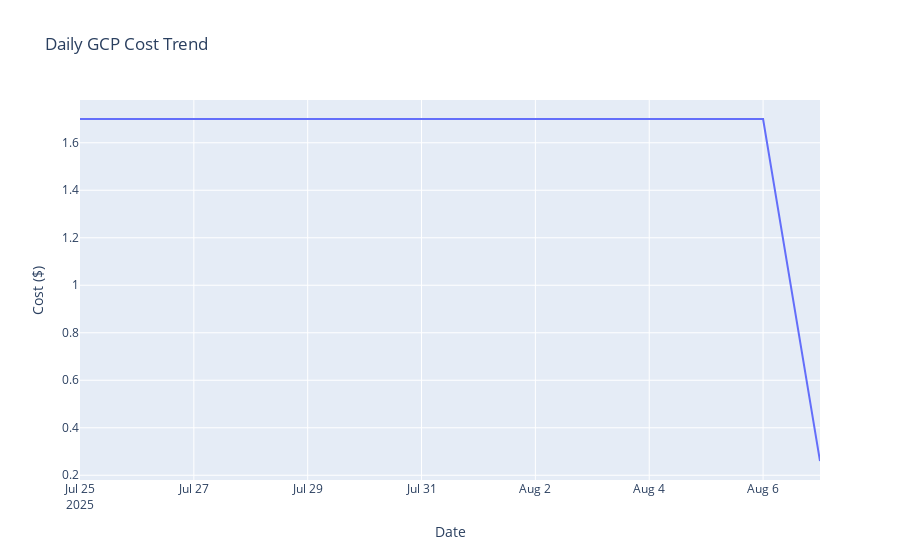

Notebook code cell kept with this figure:
### Markdown cell above
## 📊 Interactive Visualizations

### Code cell
# Set up plotting
plt.style.use('seaborn-v0_8')
sns.set_palette("husl")

# First, let's see what data we have
print("📊 Data structure:")
print(f"Columns: {list(daily_data.columns)}")
print(f"Shape: {daily_data.shape}")
print("\nSample data:")
print(daily_data.head())

# Create daily cost aggregation
daily_totals = daily_data.groupby('date')['cost'].sum().reset_index()
daily_totals.columns = ['date', 'total_cost']

print("\n📈 Daily totals:")
print(daily_totals.head())

# Create interactive cost trend visualization
fig = px.line(daily_totals, x='date', y='total_cost', 
              title='Daily GCP Cost Trend',
              labels={'total_cost': 'Cost ($)', 'date': 'Date'})
fig.update_layout(
    xaxis_title='Date',
    yaxis_title='Cost ($)',
    hovermode='x unified'
)
fig.show()

### Figure 1 — Plotly figure (JSON) as saved in the notebook; plotly's stock layout.template omitted (floating-point values rounded to 4 significant figures)
{"data": [{"hovertemplate": "Date=%{x}<br>Cost ($)=%{y}<extra></extra>", "legendgroup": "", "line": {"color": "#636efa", "dash": "solid"}, "marker": {"symbol": "circle"}, "mode": "lines", "name": "", "orientation": "v", "showlegend": false, "type": "scatter", "x": ["2025-07-25", "2025-07-26", "2025-07-27", "2025-07-28", "2025-07-29", "2025-07-30", "2025-07-31", "2025-08-01", "2025-08-02", "2025-08-03", "2025-08-04", "2025-08-05", "2025-08-06", "2025-08-07"], "xaxis": "x", "y": [1.7, 1.7, 1.7, 1.7, 1.7, 1.7, 1.7, 1.7, 1.7, 1.7, 1.7, 1.7, 1.7, 0.26], "yaxis": "y"}], "layout": {"hovermode": "x unified", "legend": {"tracegroupgap": 0}, "title": {"text": "Daily GCP Cost Trend"}, "xaxis": {"anchor": "y", "domain": [0, 1], "title": {"text": "Date"}}, "yaxis": {"anchor": "x", "domain": [0, 1], "title": {"text": "Cost ($)"}}}}
